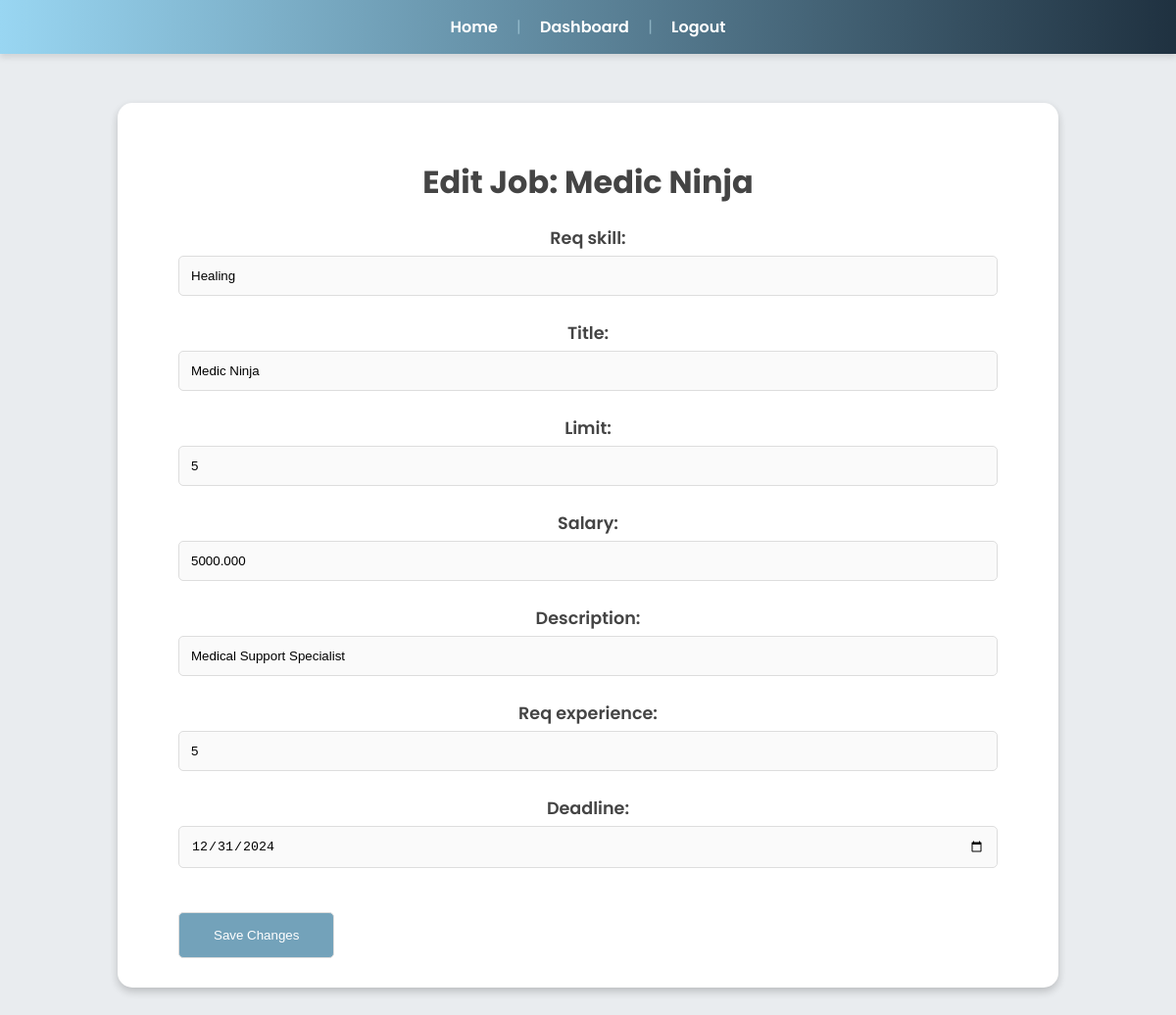
Screenshot of /edit-job/1/ (signed in) with the database file from the repository.
### jobs/models.py (models this page shows)
class jobs(models.Model):
    job_id = models.AutoField(primary_key=True)
    c_username = models.ForeignKey(company, on_delete=models.CASCADE, related_name="job_posted")
    req_skill = models.CharField(max_length=50)
    title = models.CharField(max_length=100)
    limit = models.IntegerField()
    salary = models.DecimalField(max_digits=10, decimal_places=3)
    description = models.CharField(max_length=400)
    req_experience = models.IntegerField()
    deadline = models.DateField()

### jobs/views.py (the view)
# urls.py: path('edit-job/<int:job_id>/', views.edit_job, name='edit_job'),
def edit_job(request, job_id):
    user_instance = user.objects.get(username=request.session['username'])
    if not hasattr(user_instance, "company"):
        return redirect('login')
    company_instance = user_instance.company
    job_instance = jobs.objects.get(job_id=job_id, c_username=company_instance)
    if request.method == "POST":
        job_form = JobForm(request.POST, instance=job_instance)
        if job_form.is_valid():
            job_form.save()
            return redirect('company_dashboard')
    else:
        job_form = JobForm(instance=job_instance)
    context = {
        'job_form': job_form,
        'job': job_instance,
        'company': company_instance,
    }
    return render(request, 'jobs/edit_job.html', context)

### jobs/forms.py
class JobForm(forms.ModelForm):
    class Meta:
        model = jobs
        fields = ['req_skill', 'title', 'limit', 'salary', 'description', 'req_experience', 'deadline']
        widgets = {
            'deadline': forms.DateInput(attrs={'type': 'date'}),
        }

### jobs/templates/jobs/edit_job.html (shortened to what this page needs)
<!DOCTYPE html>
<html lang="en">
<head>
    {% load static %}
    <link rel="stylesheet" href="{% static 'jobs/company_dashboard.css' %}">
</head>
<body>
    <nav>
        <a href="{% url 'home' %}">Home</a> |
        <a href="{% url 'company_dashboard' %}">Dashboard</a> |
        <a href="{% url 'user_logout' %}">Logout</a>
    </nav>
    <div class="content">
        <h1 class="edit_job">Edit Job: {{ job.title }}</h1>
        <form method="post">
            {{ job_form.as_p }}
            <button type="submit" class="back">Save Changes</button>
        </form>
    </div>
</body>
</html>

### jobs/static/jobs/company_dashboard.css (style rules this page uses)
body { font-family: 'Poppins', sans-serif; margin: 0; padding: 0; background: #e9ecef; color: #333; }
nav { background: linear-gradient(to right, #99d6f2, #1f3140); padding: 15px; text-align: center; box-shadow: 0 4px 6px rgba(0, 0, 0, 0.1); color: #b6dbe88d; }
nav a { color: #fff; margin: 0 15px; text-decoration: none; font-weight: 600; transition: color 0.3s ease; }
.content { max-width: 900px; margin: 50px auto; background: #fff; padding: 30px; border-radius: 15px; box-shadow: 0 4px 8px rgba(0, 0, 0, 0.2); position: relative; }
p { text-align: center; margin: 0; font-size: 1.1rem; color: #555; }
form label { display: block; margin-top: 10px; font-weight: 600; color: #444; }
form input, form select, form textarea { width: 90%; padding: 12px; margin-top: 5px; margin-bottom: 15px; border: 1px solid #ddd; border-radius: 5px; background: #fafafa; }
.back { display: inline-block; margin-top: 30px; margin-left: 32px; padding: 15px 35px; background: #73A2BA; color: white; border: 1px solid #ddd; border-radius: 5px; text-align: center; transition: background 0.3s ease; }
.edit_job { text-align: center; margin: 27px 0 20px; font-size: 2rem; color: #444; }

### rows the page displays
jobs: title "Medic Ninja", req_skill "Healing", limit "5", salary "5000.000", description "Medical Support Specialist", req_experience "5", deadline "12/31/2024"
